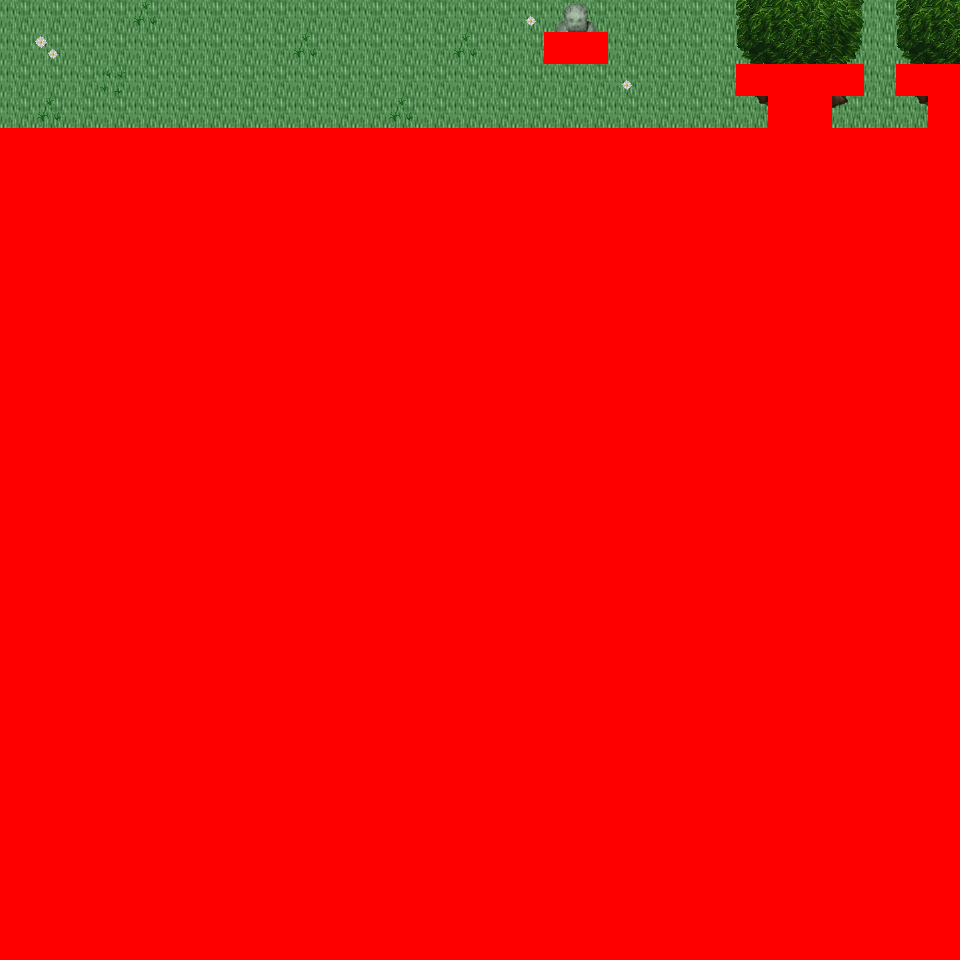

Tiled map render using the project's own tile images. Description and the map definition, with tile-layer contents summarised, below:
An orthogonal 30x30 tile map with 32x32 px tiles, 6 tile layers (Ground, Object, Object2, Above, ...), 40 tilesets and 3 objects (3x mapchange).

<map version="1.0" orientation="orthogonal" renderorder="right-down" width="30" height="30" tilewidth="32" tileheight="32" nextobjectid="4">
  <tileset firstgid="1" name="tileset_logic_collision" tilewidth="32" tileheight="32" tilecount="1" columns="1">
    <image source="../drawable/tileset_logic_collision.png" width="32" height="32" />
  </tileset>
  <tileset firstgid="2" name="tileset_ground_ground" tilewidth="32" tileheight="32" tilecount="33" columns="3">
    <image source="../drawable/tileset_ground_ground.png" width="96" height="352" />
  </tileset>
  <tileset firstgid="35" name="tileset_ground_water_water" tilewidth="32" tileheight="32" tilecount="24" columns="3">
    <image source="../drawable/tileset_ground_water_water.png" width="96" height="256" />
  </tileset>
  <tileset firstgid="59" name="tileset_plant_grasses" tilewidth="32" tileheight="32" tilecount="6" columns="3">
    <image source="../drawable/tileset_plant_grasses.png" width="96" height="64" />
  </tileset>
  <tileset firstgid="65" name="tileset_ground_grass_edges" tilewidth="32" tileheight="32" tilecount="36" columns="12">
    <image source="../drawable/tileset_ground_grass_edges.png" width="384" height="96" />
  </tileset>
  <tileset firstgid="101" name="tileset_plant_tree_tree_green" tilewidth="32" tileheight="32" tilecount="88" columns="8">
    <image source="../drawable/tileset_plant_tree_tree_green.png" width="256" height="352" />
  </tileset>
  <tileset firstgid="189" name="tileset_ground_water_pool_grassy" tilewidth="32" tileheight="32" tilecount="27" columns="9">
    <image source="../drawable/tileset_ground_water_pool_grassy.png" width="288" height="96" />
  </tileset>
  <tileset firstgid="216" name="tileset_ground_water_water_corners" tilewidth="32" tileheight="32" tilecount="12" columns="6">
    <image source="../drawable/tileset_ground_water_water_corners.png" width="192" height="64" />
  </tileset>
  <tileset firstgid="228" name="tileset_plant_flower_daisy_blue" tilewidth="32" tileheight="32" tilecount="8" columns="2">
    <image source="../drawable/tileset_plant_flower_daisy_blue.png" width="64" height="128" />
  </tileset>
  <tileset firstgid="236" name="tileset_ground_water_channels_grassy" tilewidth="32" tileheight="32" tilecount="6" columns="3">
    <image source="../drawable/tileset_ground_water_channels_grassy.png" width="96" height="64" />
  </tileset>
  <tileset firstgid="242" name="tileset_plant_flower_daisy_yellow" tilewidth="32" tileheight="32" tilecount="8" columns="2">
    <image source="../drawable/tileset_plant_flower_daisy_yellow.png" width="64" height="128" />
  </tileset>
  <tileset firstgid="250" name="tileset_plant_flower_daisy_white" tilewidth="32" tileheight="32" tilecount="8" columns="2">
    <image source="../drawable/tileset_plant_flower_daisy_white.png" width="64" height="128" />
  </tileset>
  <tileset firstgid="258" name="tileset_building_wall_wall_brown" tilewidth="32" tileheight="32" tilecount="12" columns="3">
    <image source="../drawable/tileset_building_wall_wall_brown.png" width="96" height="128" />
  </tileset>
  <tileset firstgid="270" name="tileset_plant_bush_bushes" tilewidth="32" tileheight="32" tilecount="10" columns="5">
    <image source="../drawable/tileset_plant_bush_bushes.png" width="160" height="64" />
  </tileset>
  <tileset firstgid="280" name="tileset_plant_vine" tilewidth="32" tileheight="32" tilecount="3" columns="1">
    <image source="../drawable/tileset_plant_vine.png" width="32" height="96" />
  </tileset>
  <tileset firstgid="283" name="tileset_building_decoration_rocks_2" tilewidth="32" tileheight="32" tilecount="2" columns="1">
    <image source="../drawable/tileset_building_decoration_rocks_2.png" width="32" height="64" />
  </tileset>
  <tileset firstgid="285" name="tileset_plant_stump_stump_green" tilewidth="32" tileheight="32" tilecount="4" columns="2">
    <image source="../drawable/tileset_plant_stump_stump_green.png" width="64" height="64" />
  </tileset>
  <tileset firstgid="289" name="tileset_building_decoration_green_block" tilewidth="32" tileheight="32" tilecount="4" columns="2">
    <image source="../drawable/tileset_building_decoration_green_block.png" width="64" height="64" />
  </tileset>
  <tileset firstgid="293" name="tileset_plant_tree_tree_golden_small" tilewidth="32" tileheight="32" tilecount="6" columns="2">
    <image source="../drawable/tileset_plant_tree_tree_golden_small.png" width="64" height="96" />
  </tileset>
  <tileset firstgid="299" name="tileset_plant_flower_daisy_red" tilewidth="32" tileheight="32" tilecount="8" columns="2">
    <image source="../drawable/tileset_plant_flower_daisy_red.png" width="64" height="128" />
  </tileset>
  <tileset firstgid="307" name="tileset_plant_stump_stump_purple" tilewidth="32" tileheight="32" tilecount="4" columns="2">
    <image source="../drawable/tileset_plant_stump_stump_purple.png" width="64" height="64" />
  </tileset>
  <tileset firstgid="311" name="tileset_item_pot_dark_barrel" tilewidth="32" tileheight="32" tilecount="2" columns="1">
    <image source="../drawable/tileset_item_pot_dark_barrel.png" width="32" height="64" />
  </tileset>
  <tileset firstgid="313" name="tileset_ground_ladder_vertical_dark" tilewidth="32" tileheight="32" tilecount="3" columns="3">
    <image source="../drawable/tileset_ground_ladder_vertical_dark.png" width="96" height="32" />
  </tileset>
  <tileset firstgid="316" name="tileset_item_statue_green_stone" tilewidth="32" tileheight="32" tilecount="12" columns="4">
    <image source="../drawable/tileset_item_statue_green_stone.png" width="128" height="96" />
  </tileset>
  <tileset firstgid="328" name="tileset_item_statue_grey_stone" tilewidth="32" tileheight="32" tilecount="4" columns="2">
    <image source="../drawable/tileset_item_statue_grey_stone.png" width="64" height="64" />
  </tileset>
  <tileset firstgid="332" name="tileset_ground_rock_pebbles" tilewidth="32" tileheight="32" tilecount="3" columns="1">
    <image source="../drawable/tileset_ground_rock_pebbles.png" width="32" height="96" />
  </tileset>
  <tileset firstgid="335" name="tileset_item_corpse_huge_animal" tilewidth="32" tileheight="32" tilecount="16" columns="2">
    <image source="../drawable/tileset_item_corpse_huge_animal.png" width="64" height="256" />
  </tileset>
  <tileset firstgid="351" name="tileset_building_fence_fence_chunky" tilewidth="32" tileheight="32" tilecount="21" columns="3">
    <image source="../drawable/tileset_building_fence_fence_chunky.png" width="96" height="224" />
  </tileset>
  <tileset firstgid="372" name="tileset_building_roof_red" tilewidth="32" tileheight="32" tilecount="20" columns="5">
    <image source="../drawable/tileset_building_roof_red.png" width="160" height="128" />
  </tileset>
  <tileset firstgid="392" name="tileset_building_decoration_banner" tilewidth="32" tileheight="32" tilecount="12" columns="1">
    <image source="../drawable/tileset_building_decoration_banner.png" width="32" height="384" />
  </tileset>
  <tileset firstgid="404" name="tileset_building_door_closed" tilewidth="32" tileheight="32" tilecount="1" columns="1">
    <image source="../drawable/tileset_building_door_closed.png" width="32" height="32" />
  </tileset>
  <tileset firstgid="405" name="tileset_building_window_window_right" tilewidth="32" tileheight="32" tilecount="2" columns="2">
    <image source="../drawable/tileset_building_window_window_right.png" width="64" height="32" />
  </tileset>
  <tileset firstgid="407" name="tileset_building_decoration_floor_sparkle" tilewidth="32" tileheight="32" tilecount="18" columns="3">
    <image source="../drawable/tileset_building_decoration_floor_sparkle.png" width="96" height="192" />
  </tileset>
  <tileset firstgid="425" name="tileset_object_well" tilewidth="32" tileheight="32" tilecount="4" columns="2">
    <image source="../drawable/tileset_object_well.png" width="64" height="64" />
  </tileset>
  <tileset firstgid="429" name="tileset_building_decoration_magician_banner" tilewidth="32" tileheight="32" tilecount="3" columns="3">
    <image source="../drawable/tileset_building_decoration_magician_banner.png" width="96" height="32" />
  </tileset>
  <tileset firstgid="432" name="tileset_building_decoration_chimney" tilewidth="32" tileheight="32" tilecount="2" columns="1">
    <image source="../drawable/tileset_building_decoration_chimney.png" width="32" height="64" />
  </tileset>
  <tileset firstgid="434" name="tileset_ground_green_paving" tilewidth="32" tileheight="32" tilecount="18" columns="3">
    <image source="../drawable/tileset_ground_green_paving.png" width="96" height="192" />
  </tileset>
  <tileset firstgid="452" name="tileset_building_fence_palisade" tilewidth="32" tileheight="32" tilecount="84" columns="6">
    <image source="../drawable/tileset_building_fence_palisade.png" width="192" height="448" />
  </tileset>
  <tileset firstgid="536" name="tileset_building_decoration_orbpedestal" tilewidth="32" tileheight="32" tilecount="2" columns="1">
    <image source="../drawable/tileset_building_decoration_orbpedestal.png" width="32" height="64" />
  </tileset>
  <tileset firstgid="538" name="tileset_item_pot_wooden_crates" tilewidth="32" tileheight="32" tilecount="6" columns="3">
    <image source="../drawable/tileset_item_pot_wooden_crates.png" width="96" height="64" />
  </tileset>
  <layer name="Ground" width="30" height="30">
    <data>[900 cells, 120 non-empty, 1 distinct tile ids]</data>
  </layer>
  <layer name="Object" width="30" height="30">
    <data>[900 cells, 1 non-empty, 1 distinct tile ids]</data>
  </layer>
  <layer name="Object2" width="30" height="30">
    <data>[900 cells, 19 non-empty, 12 distinct tile ids]</data>
  </layer>
  <layer name="Above" width="30" height="30">
    <data>[900 cells, 17 non-empty, 12 distinct tile ids]</data>
  </layer>
  <layer name="Above2" width="30" height="30">
    <data>[900 cells, 0 non-empty, 0 distinct tile ids]</data>
  </layer>
  <layer name="Walkable" width="30" height="30">
    <data>[900 cells, 791 non-empty, 1 distinct tile ids]</data>
  </layer>
  <objectgroup name="MapEvents">
    <object id="1" name="north" type="mapchange" x="0" y="0" width="960" height="32">
      <properties>
        <property name="map" value="0_ados_mountain_n2_w2_x3_y1" />
        <property name="place" value="south" />
      </properties>
    </object>
    <object id="2" name="west" type="mapchange" x="0" y="0" width="32" height="128">
      <properties>
        <property name="map" value="0_ados_mountain_n2_w2_x2_y2" />
        <property name="place" value="east" />
      </properties>
    </object>
    <object id="3" name="east" type="mapchange" x="928" y="0" width="32" height="64">
      <properties>
        <property name="map" value="0_ados_mountain_n2_w2_x4_y2" />
        <property name="place" value="west" />
      </properties>
    </object>
  </objectgroup>
</map>
